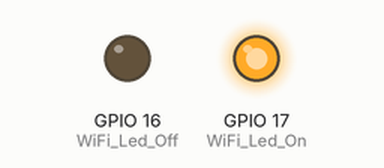
Bench run of a sketch on a simulated ESP32. On the bench: output pins drawn as LEDs (lit = HIGH). WiFi joins after 1.5 s; servers stay silent unless stated; what the sketch prints to the serial monitor is not drawn.

Above: at 1.6 s.
Timing chart, 0 to 3.1 s (numbered marks = the images above):
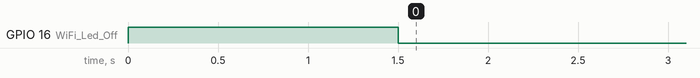

The sketch:

connectToWiFi.ino
```cpp
#include <WiFi.h>
#include <HTTPClient.h>

#define WiFi_Led_On 17
#define WiFi_Led_Off 16

const char* ssid = "XXX";
const char* password = "XXX";
const char* serverAddress = "XXX.XX.X.XX";
const int serverPort = 0;

void setup() {
  Serial.begin(9600);
  //LED
  pinMode(WiFi_Led_On, OUTPUT);
  pinMode(WiFi_Led_Off, OUTPUT);

  WiFi.mode(WIFI_STA);
  WiFi.begin(ssid, password);
  Serial.println("\nŁączenie z sięcią ..");

  while(WiFi.status() != WL_CONNECTED){
      Serial.print(".");
      digitalWrite(WiFi_Led_On, LOW);
      digitalWrite(WiFi_Led_Off, HIGH);

  }
  digitalWrite(WiFi_Led_On, HIGH);
  digitalWrite(WiFi_Led_Off, LOW);
  Serial.print("\nPołączono z siecią Wi-Fi: ");
  Serial.println(ssid);
  Serial.print("Local ESP32 IP: ");
  Serial.println(WiFi.localIP());

}

void loop() {
  if (WiFi.status() != WL_CONNECTED){
    Serial.print("\n Nie połączono z siecią Wi-Fi: ");
    digitalWrite(WiFi_Led_On, LOW);
    digitalWrite(WiFi_Led_Off, HIGH);
    delay(1000);
  }else{
    digitalWrite(WiFi_Led_On, HIGH);
    digitalWrite(WiFi_Led_Off, LOW);
    delay(1000);
  }
}
```
